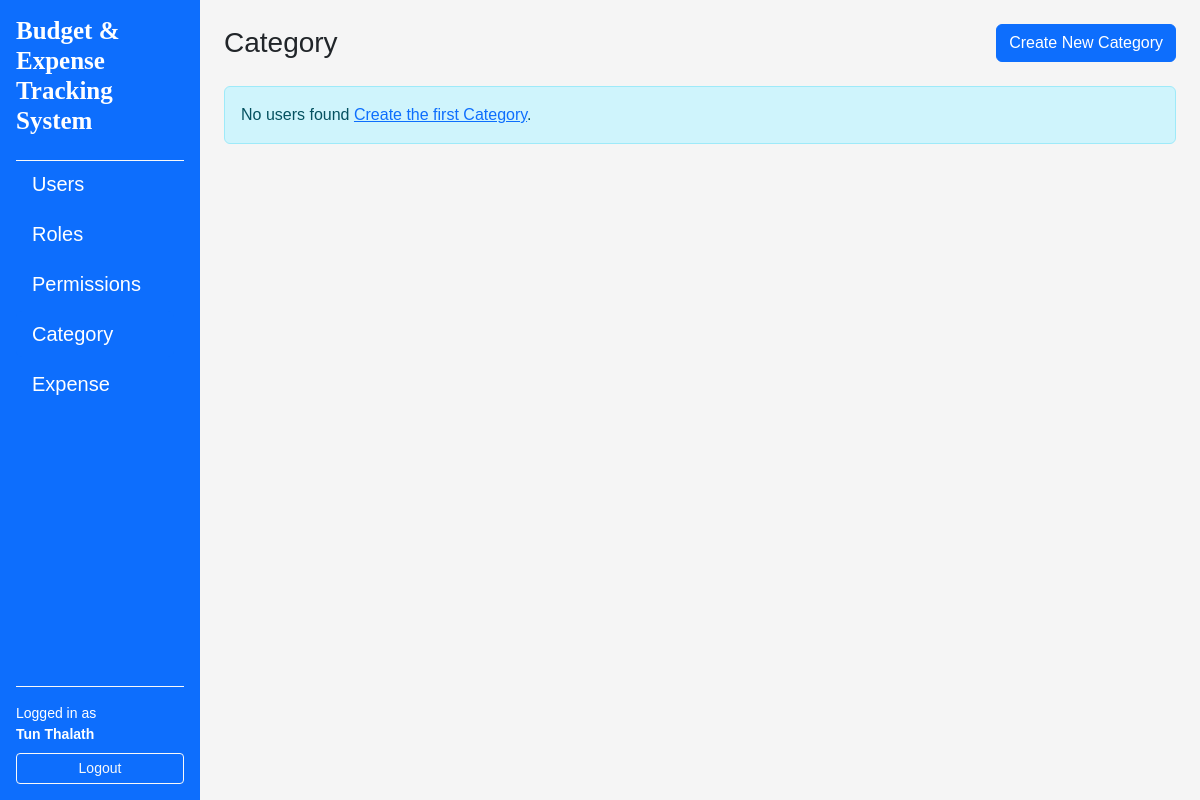
Before: /categories/ (signed in) with the older database file.
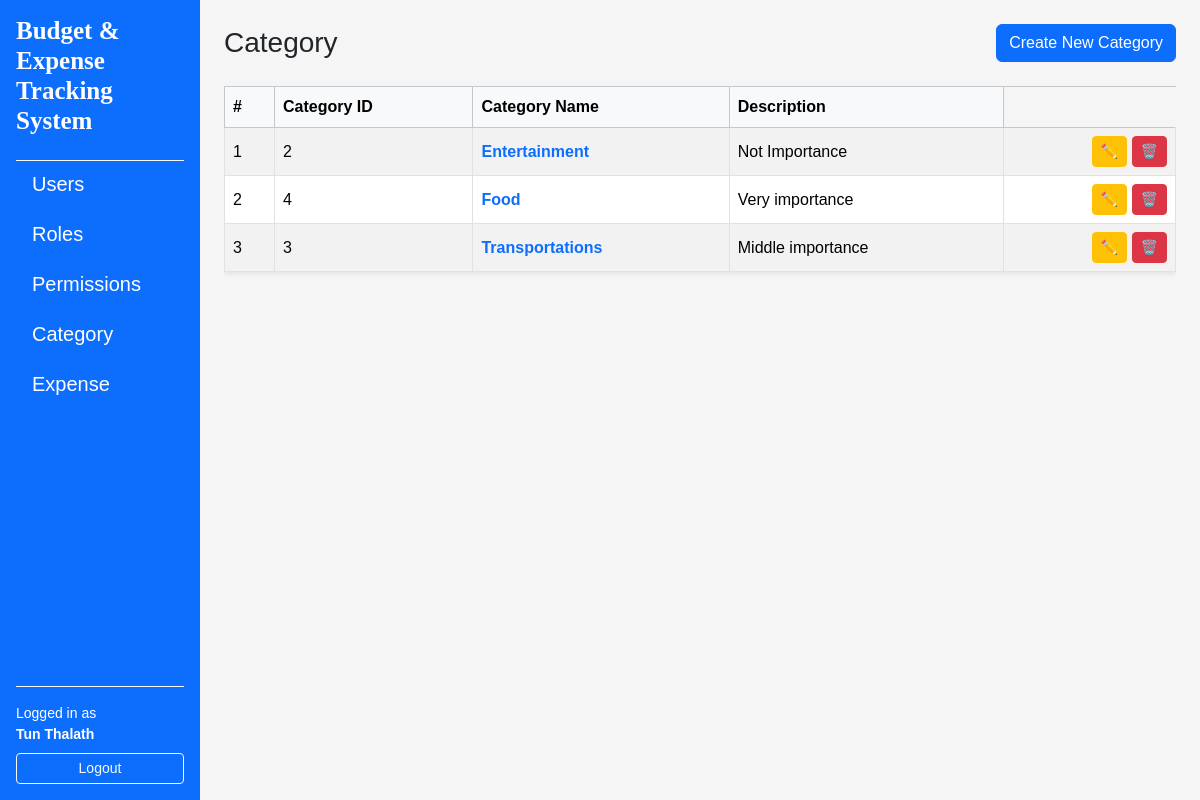
After: the same page with the newer database file.
### app/models/categories.py (models this page shows, shortened)
class Category(db.Model):
    __tablename__="categories"
    id = db.Column(db.Integer, primary_key=True)
    name = db.Column(db.String(15), unique=True, nullable=False)
    description = db.Column(db.String(255))
    created_at = db.Column(db.DateTime, default=datetime.utcnow, nullable=False)
    updated_at = db.Column(db.DateTime, default=datetime.utcnow, onupdate=datetime.utcnow, nullable=False)
    expenses = db.relationship("Expense", secondary=expense_categories, back_populates="categories")

### app/routes/category_routes.py (the view)
@category_bp.route("/")
@login_required
def index():
    categories = CategoryService.get_all()
    if categories is None:
        abort(404)
    return render_template("categories/index.html", categories=categories)

### app/services/category_services.py (called while the page is built)
    @staticmethod
    def get_all() -> List[Category]:
        return Category.query.order_by(Category.name.asc()).all()

### app/templates/categories/index.html (shortened to what this page needs)
{% extends "layouts/base.html" %}
{% block content %}
<div class="d-flex justify-content-between align-items-center mb-4">
    <h1 class="h3 mb-0">Category</h1>
    <a href="{{ url_for('categories.create') }}" class="btn btn-primary">Create New Category</a>
</div>
{% if categories %}
<div class="table-responsive">
    <table class="table table-striped table-bordered align-middle shadow-sm">
        <thead class="table-light">
            <tr>
                <th style="width: 50px">#</th>
                <th>Category ID</th>
                <th>Category Name</th>
                <th>Description</th>
            </tr>
        </thead>
        <tbody>
            {% for category in categories %}
            <tr>
                <td>{{ loop.index }}</td>
                <td>{{ category.id }}</td>
                <td>
                    <a
                        href="{{ url_for('categories.detail', category_id=category.id) }}"
                        class="text-decoration-none fw-semibold"
                    >
                    {{ category.name }}
                    </a>
                </td>
                <td>{{ category.description }}</td>
                <td class="text-end">
                    <a
                        href="{{ url_for('categories.edit', category_id = category.id) }}"
                        class="btn btn-sm btn-warning"
                        title="Edit"
                    >
                    ✏️
                    </a>
                    <a
                        href="{{ url_for('categories.delete_confirm', category_id = category.id) }}"
                        class="btn btn-sm btn-danger"
                        title="Delete"
                    >
                    🗑️
                    </a>
                </td>
            </tr>
            {% endfor %}
        </tbody>
    </table>
</div>
{% else %}
<div class="alert alert-info">
    No users found
    <a href="{{ url_for('categories.create') }}">Create the first Category</a>.
</div>
{% endif %}
{% endblock %}

Changed rows visible on the page:
added Category: id "2", name "Entertainment", description "Not Importance"
added Category: id "4", name "Food", description "Very importance"
added Category: id "3", name "Transportations", description "Middle importance"
Other visible differences:
text no longer shown: "No users found Create the first Category ."
text now shown: "# Category ID Category Name Description"
